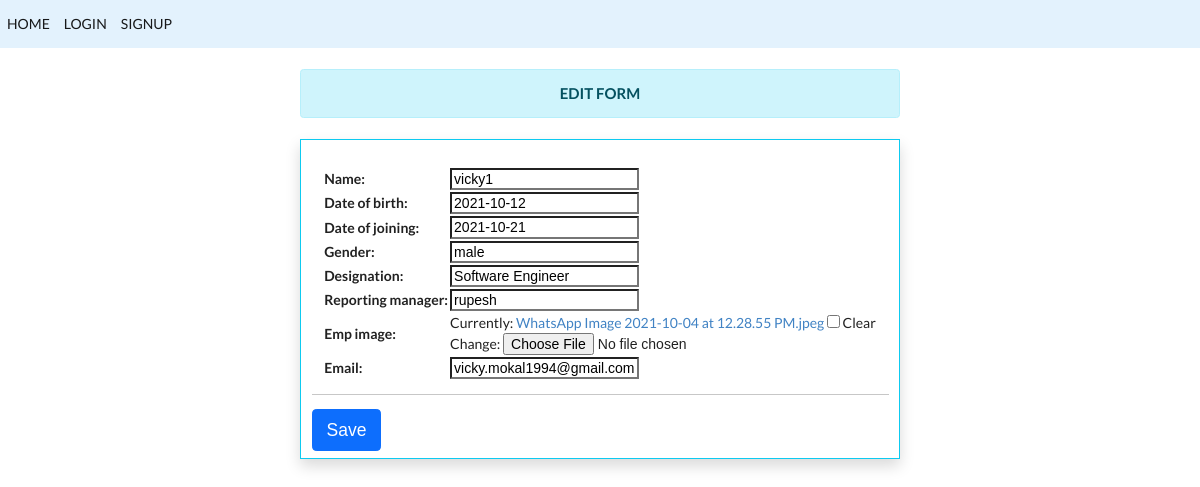
The app's page /empedit/59/ with its own data.
### app1/models.py (models this page shows)
class Employee(models.Model):
	name=models.CharField(max_length=30)
	date_of_birth=models.CharField(max_length=50)
	date_of_joining=models.CharField(max_length=50)
	gender=models.CharField(default=None,max_length=50)
	designation=models.CharField(max_length=50)
	reporting_manager=models.CharField(max_length=50)
	emp_image=models.ImageField(upload_to='static/app1/images',default='',blank=True)
	password=models.CharField(max_length=500)
	email=models.CharField(max_length=100,unique=True)

### app1/views.py (the view)
# urls.py: path('empedit/<int:pk>/',(empedit.as_view())),
class empedit(UpdateView):
    model=Employee
    template_name='empedit.html'
    fields=['name','date_of_birth','date_of_joining','gender','designation','reporting_manager','emp_image','email']
    success_url='/emplist/'

### app1/templates/empedit.html (shortened to what this page needs)
{% extends 'base.html' %}
{% block content %}
<div class='alert alert-info display-7 font-weight-bold text-uppercase mt-0 col-6  text-center mx-auto mt-4'>
    <h4>Edit Form</h4>
</div>
<div class='container container-body col-6 shadow mt-4  ml-1 border border-info mb-4 pt-2 pb-2 mx-auto'>
    <form method="POST" enctype='multipart/form-data'>
        <table cellpading="10" cellspacing="10" class="mx-auto">
            {{form.as_table}}
            <br>
        </table>
        <tr>
                <td><hr><input class='btn btn-primary btn-lg ' type="submit" value="Save"></td>
            </tr>
    </form>
</div>
{% endblock %}

### records on screen
Employee: name "vicky1", date_of_birth "2021-10-12", date_of_joining "2021-10-21", gender "male", designation "Software Engineer", reporting_manager "rupesh", email "vicky.mokal1994@gmail.com"
